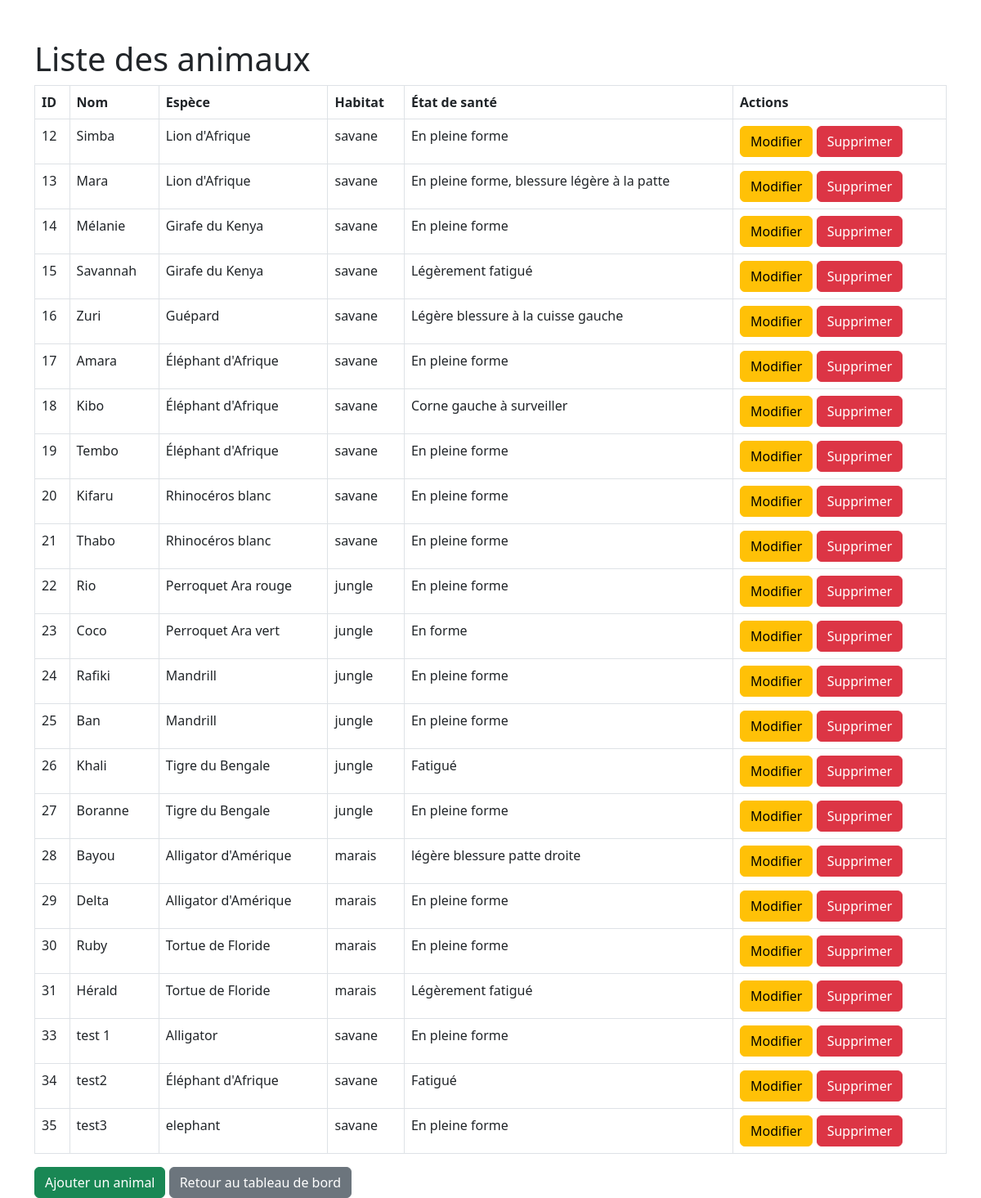
The app's page /manage_animals.php, older data.
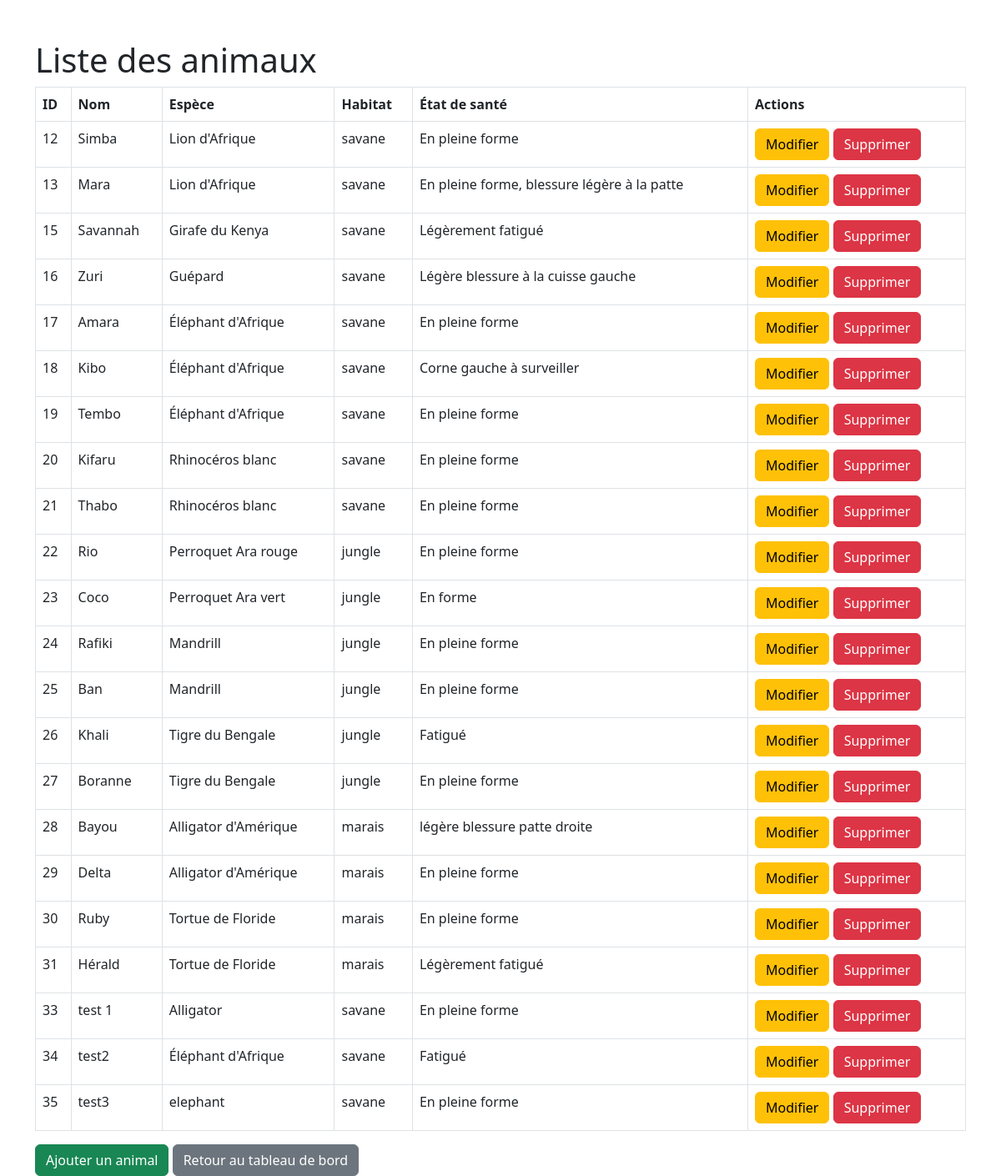
The same page, newer data.
### tables this page shows
CREATE TABLE `animals` (
  `id` int NOT NULL AUTO_INCREMENT,
  `name` varchar(255) NOT NULL,
  `race` varchar(255) NOT NULL,
  `habitat` varchar(255) NOT NULL,
  `health` varchar(255) NOT NULL,
  `food` varchar(255) NOT NULL,
  `food_quantity` float NOT NULL,
  `last_checkup` date NOT NULL,
  `image` varchar(255) DEFAULT NULL,
  `food_unit` varchar(10) DEFAULT NULL,
  PRIMARY KEY (`id`)
);

### manage_animals.php (the view, shortened to what this page needs)
<?php
require 'db.php';
$animals = $pdo->prepare("SELECT * FROM animals");
$animals->execute();
$animalList = $animals->fetchAll();
?>
<!DOCTYPE html>
<html lang="fr">
<head>
    <link href="https://cdn.jsdelivr.net/npm/bootstrap@5.3.0/dist/css/bootstrap.min.css" rel="stylesheet">
</head>
<body>
    <div class="container mt-5">
        <h1>Liste des animaux</h1>
        <table class="table table-bordered">
            <thead>
                <tr>
                    <th>ID</th>
                    <th>Nom</th>
                    <th>Espèce</th>
                    <th>Habitat</th>
                    <th>État de santé</th>
                    <th>Actions</th>
                </tr>
            </thead>
            <tbody>
                <?php foreach ($animalList as $animal): ?>
                <tr>
                    <td><?php echo $animal['id']; ?></td>
                    <td><?php echo $animal['name']; ?></td>
                    <td><?php echo $animal['race']; ?></td>
                    <td><?php echo $animal['habitat']; ?></td>
                    <td><?php echo $animal['health']; ?></td>
                    <td>
                        <a href="edit_animal.php?id=<?php echo $animal['id']; ?>" class="btn btn-warning">Modifier</a>
                        <form method="POST" action="" style="display:inline;">
                            <button type="submit" class="btn btn-danger">Supprimer</button>
                        </form>
                    </td>
                </tr>
                <?php endforeach; ?>
            </tbody>
        </table>
        <a href="add_animal.php" class="btn btn-success">Ajouter un animal</a>
        <a href="admin_dashboard.php" class="btn btn-secondary">Retour au tableau de bord</a>
    </div>
</body>
</html>

Row changes from the older to the newer data that the page shows:
removed animals: id "14", name "Mélanie", race "Girafe du Kenya", habitat "savane", health "En pleine forme"
